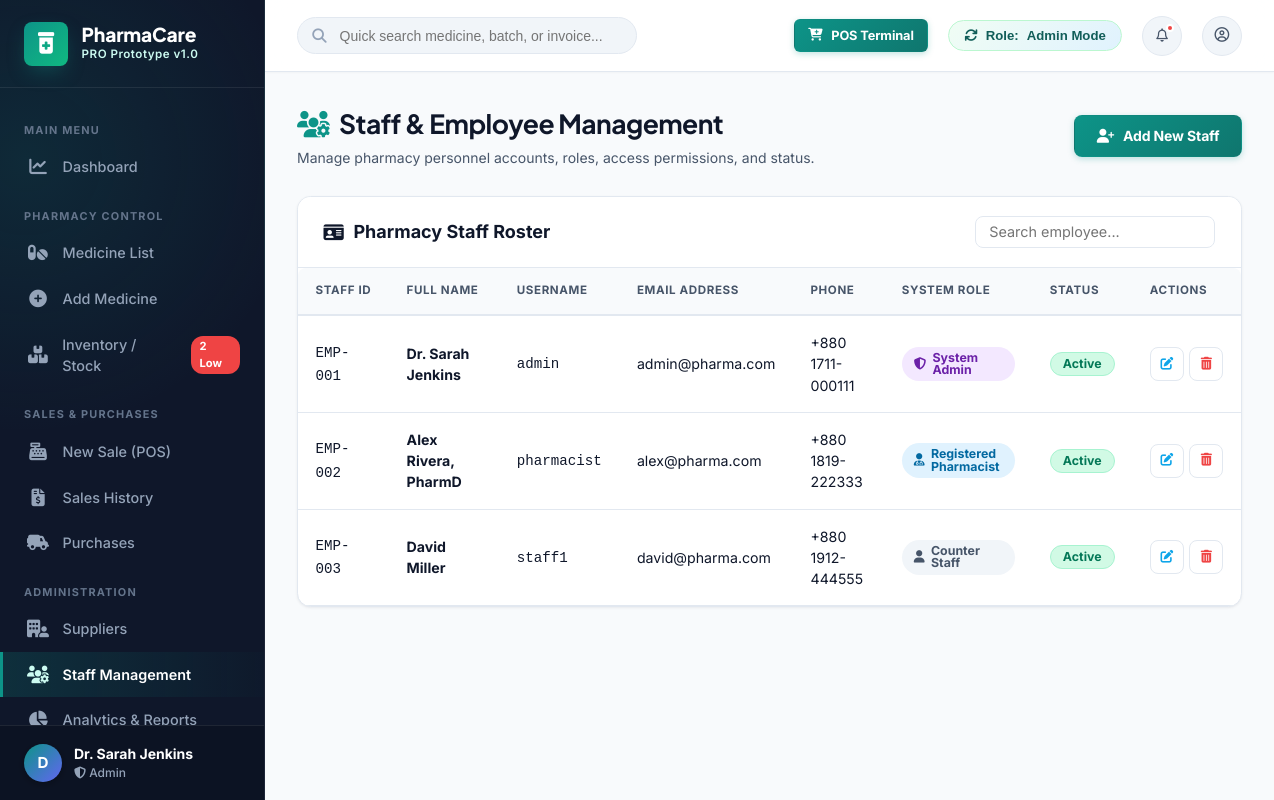
The app's page /staff/staff_list.php with its own data.
### tables this page shows
CREATE TABLE `users` (
  `id` INT AUTO_INCREMENT PRIMARY KEY,
  `username` VARCHAR(50) NOT NULL UNIQUE,
  `password` VARCHAR(255) NOT NULL,
  `full_name` VARCHAR(100) NOT NULL,
  `email` VARCHAR(100) NOT NULL,
  `phone` VARCHAR(20) NOT NULL,
  `role` ENUM('Admin', 'Pharmacist', 'Staff') NOT NULL DEFAULT 'Pharmacist',
  `status` ENUM('Active', 'Inactive') NOT NULL DEFAULT 'Active',
  `created_at` TIMESTAMP DEFAULT CURRENT_TIMESTAMP
);

### includes/db_helper.php (called while the page is built, shortened)
<?php
function get_all_staff() {
    $pdo = getDBConnection();
    if ($pdo) {
        try {
            $stmt = $pdo->query("SELECT * FROM users ORDER BY id ASC");
            $rows = $stmt->fetchAll();
            if (!empty($rows)) return $rows;
        } catch (Exception $e) {}
    }
    return [
        ['id' => 1, 'username' => 'admin', 'full_name' => 'Dr. Sarah Jenkins', 'email' => 'admin@pharma.com', 'phone' => '+880 1711-000111', 'role' => 'Admin', 'status' => 'Active'],
        ['id' => 2, 'username' => 'pharmacist', 'full_name' => 'Alex Rivera, PharmD', 'email' => 'alex@pharma.com', 'phone' => '+880 1819-222333', 'role' => 'Pharmacist', 'status' => 'Active'],
        ['id' => 3, 'username' => 'staff1', 'full_name' => 'David Miller', 'email' => 'david@pharma.com', 'phone' => '+880 1912-444555', 'role' => 'Staff', 'status' => 'Active']
    ];
}
?>

### staff/staff_list.php (the view, shortened to what this page needs)
<?php
require_once __DIR__ . '/../includes/header.php';
require_once __DIR__ . '/../includes/sidebar.php';
$staff_members = get_all_staff();
?>
<div class="main-wrapper">
    <?php require_once __DIR__ . '/../includes/navbar.php'; ?>
    <div class="content-body">
        <div class="page-header">
            <div class="page-title">
                <h1><i class="fa-solid fa-users-gear" style="color:var(--primary);"></i> Staff & Employee Management</h1>
                <p>Manage pharmacy personnel accounts, roles, access permissions, and status.</p>
            </div>
            <div class="page-actions">
                <a href="add_staff.php" class="btn btn-primary">
                    <i class="fa-solid fa-user-plus"></i> Add New Staff
                </a>
            </div>
        </div>
        <div class="card">
            <div class="card-header">
                <div class="card-title">
                    <i class="fa-solid fa-id-card"></i> Pharmacy Staff Roster
                </div>
                <div style="display:flex; gap:0.75rem;">
                    <input type="text" id="staffSearchInput" class="form-control" style="width:240px; padding:0.4rem 0.8rem;" placeholder="Search employee..." onkeyup="filterTable('staffSearchInput', 'staffTable')">
                </div>
            </div>
            <div class="card-body" style="padding:0;">
                <div class="table-responsive">
                    <table class="table" id="staffTable">
                        <thead>
                            <tr>
                                <th>Staff ID</th>
                                <th>Full Name</th>
                                <th>Username</th>
                                <th>Email Address</th>
                                <th>Phone</th>
                                <th>System Role</th>
                                <th>Status</th>
                                <th>Actions</th>
                            </tr>
                        </thead>
                        <tbody>
                            <?php foreach ($staff_members as $st): ?>
                            <tr>
                                <td><code>EMP-00<?php echo $st['id']; ?></code></td>
                                <td><strong><?php echo htmlspecialchars($st['full_name']); ?></strong></td>
                                <td><code><?php echo htmlspecialchars($st['username']); ?></code></td>
                                <td><?php echo htmlspecialchars($st['email']); ?></td>
                                <td><?php echo htmlspecialchars($st['phone']); ?></td>
                                <td>
                                    <?php if ($st['role'] === 'Admin'): ?>
                                        <span class="badge" style="background:#f3e8ff; color:#6b21a8;"><i class="fa-solid fa-shield-halved"></i> System Admin</span>
                                    <?php elseif ($st['role'] === 'Pharmacist'): ?>
                                        <span class="badge" style="background:#e0f2fe; color:#0369a1;"><i class="fa-solid fa-user-doctor"></i> Registered Pharmacist</span>
                                    <?php else: ?>
                                        <span class="badge" style="background:#f1f5f9; color:#475569;"><i class="fa-solid fa-user"></i> Counter Staff</span>
                                    <?php endif; ?>
                                </td>
                                <td><span class="badge badge-in-stock"><?php echo htmlspecialchars($st['status']); ?></span></td>
                                <td>
                                    <div style="display:flex; gap:0.35rem;">
                                        <a href="edit_staff.php?id=<?php echo $st['id']; ?>" class="btn btn-sm btn-outline btn-icon" title="Edit Staff" style="color:var(--secondary);">
                                            <i class="fa-solid fa-pen-to-square"></i>
                                        </a>
                                        <button class="btn btn-sm btn-outline btn-icon" title="Delete Staff" style="color:var(--danger);" onclick="confirmDelete('<?php echo htmlspecialchars($st['full_name']); ?>', 'staff_list.php?delete=<?php echo $st['id']; ?>')">
                                            <i class="fa-solid fa-trash-can"></i>
                                        </button>
                                    </div>
                                </td>
                            </tr>
                            <?php endforeach; ?>
                        </tbody>
                    </table>
                </div>
            </div>
        </div>
    </div>
</div>
<?php require_once __DIR__ . '/../includes/footer.php'; ?>

### records on screen
users: id "1", full_name "Dr. Sarah Jenkins", username "admin", email "admin@pharma.com", phone "+880 1711-000111", role "Admin" (drawn), status "Active"
users: id "2", full_name "Alex Rivera, PharmD", username "pharmacist", email "alex@pharma.com", phone "+880 1819-222333", role "Pharmacist" (drawn), status "Active"
users: id "3", full_name "David Miller", username "staff1", email "david@pharma.com", phone "+880 1912-444555", role "Staff" (drawn), status "Active"

### other values on screen
substr($_SESSION['user_name'] ?? 'Admin', 0, 1) "D"
$_SESSION['user_name'] "Dr. Sarah Jenkins"
$role "Admin"
